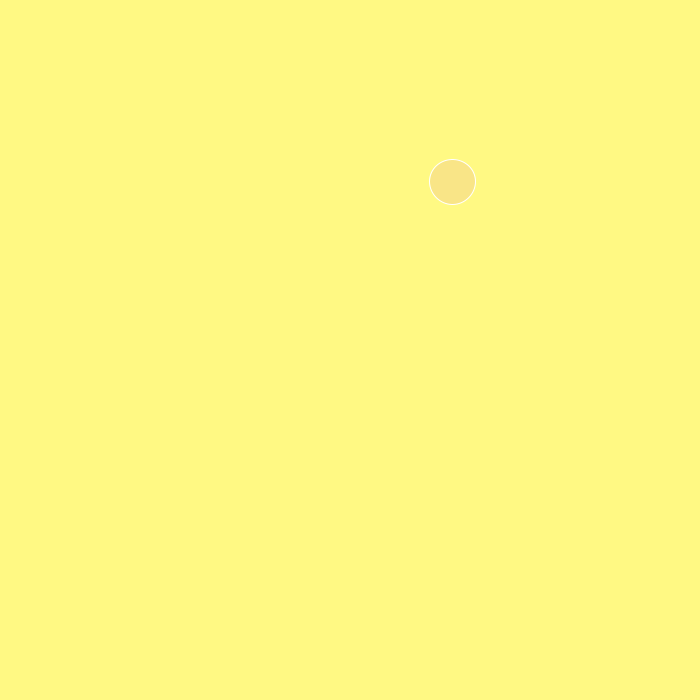
Frame 1 (no input)
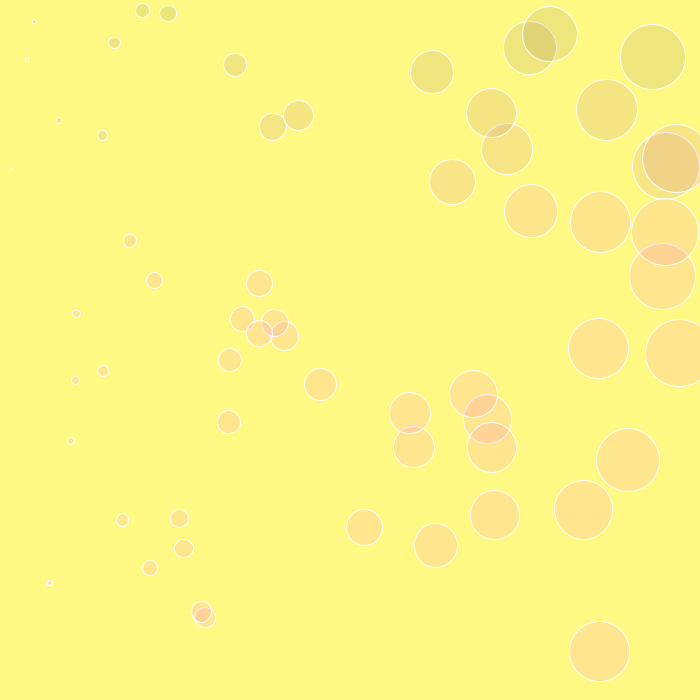
Frame 60 (the mouse pressed at the canvas centre just before this capture)
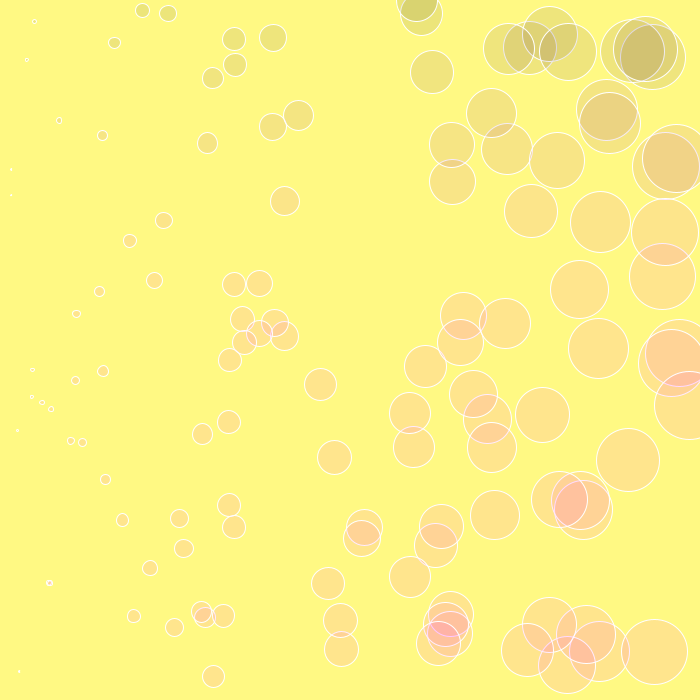
Frame 120 (the mouse held since frame 60 and released just before this capture)

The Processing sketch that drew these frames (run headless with seeded random() and noise(); from frame 60 on, the mouse is pressed at the canvas centre):

// Processing sketch: basic_6
// ── basic_6.pde
void setup() {
	size(700,700);
	background(255,249,131);
	stroke(255);
}

void draw() {
	
	float xLoc = random(700);
	float yLoc = random(700);

	// noStroke();
	fill(yLoc, 0, yLoc, 20);
	ellipse(xLoc, yLoc, xLoc/10, xLoc/10);

}

void keyReleased(){
  if(key=='s' || key=='S'){
    save("image-" + frameCount + ".jpeg");
  }
}
